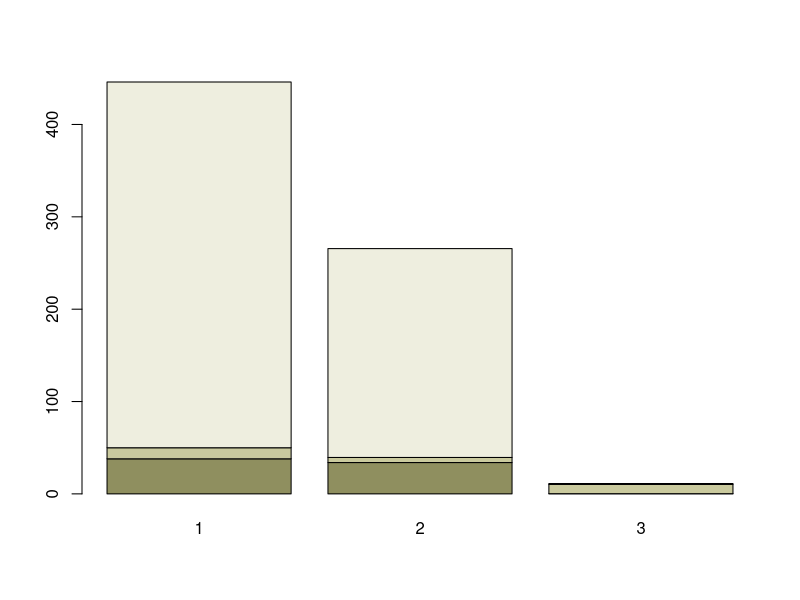
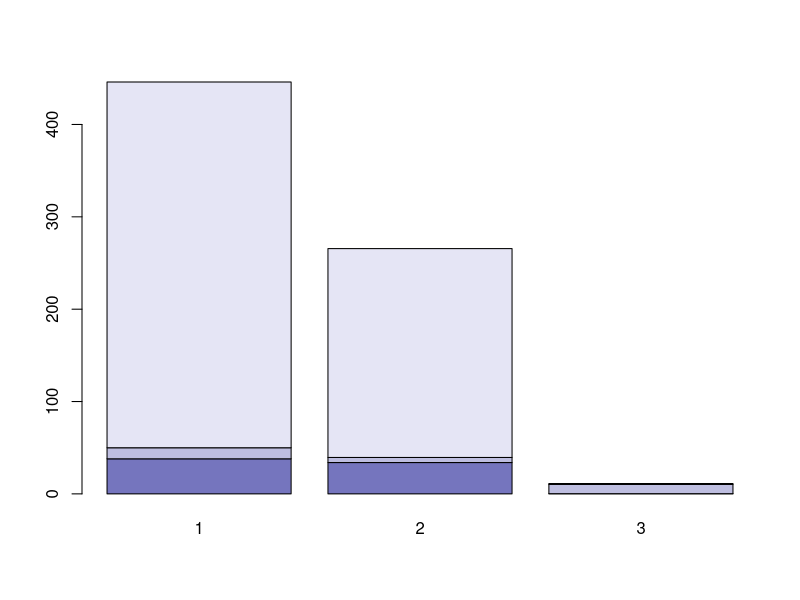
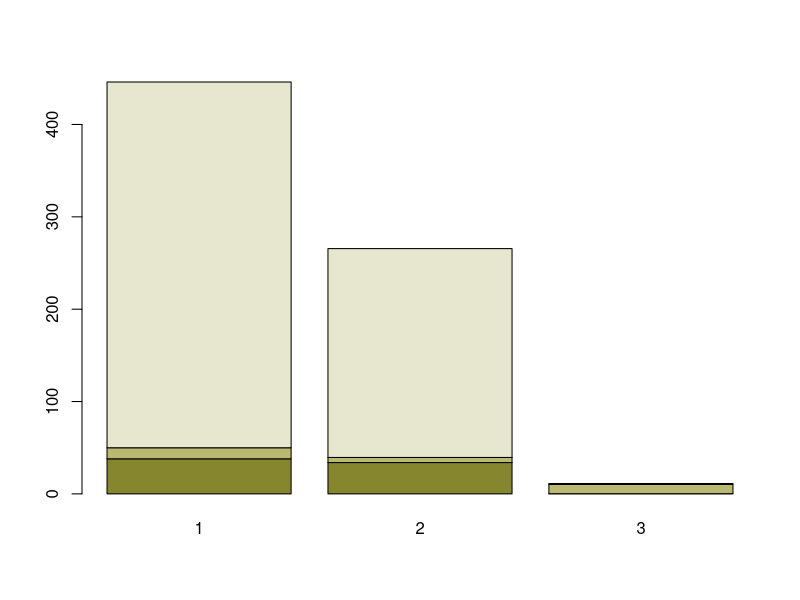
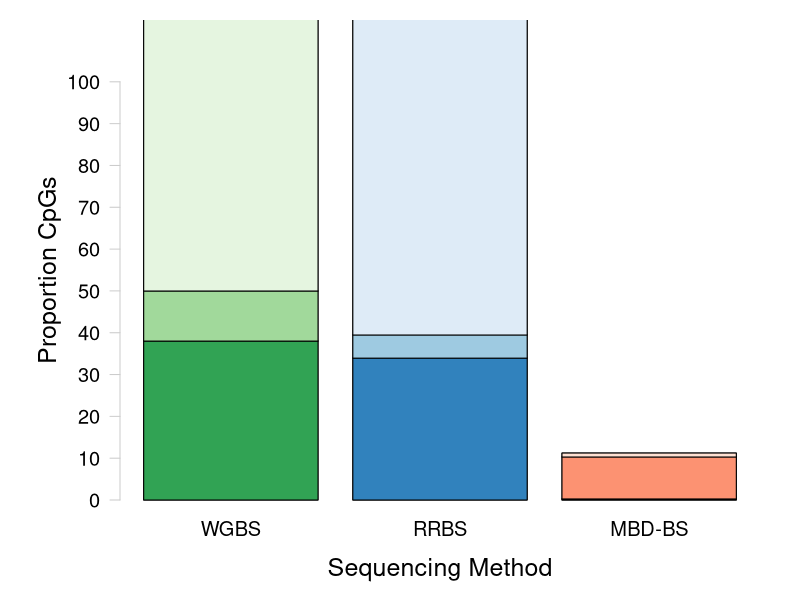
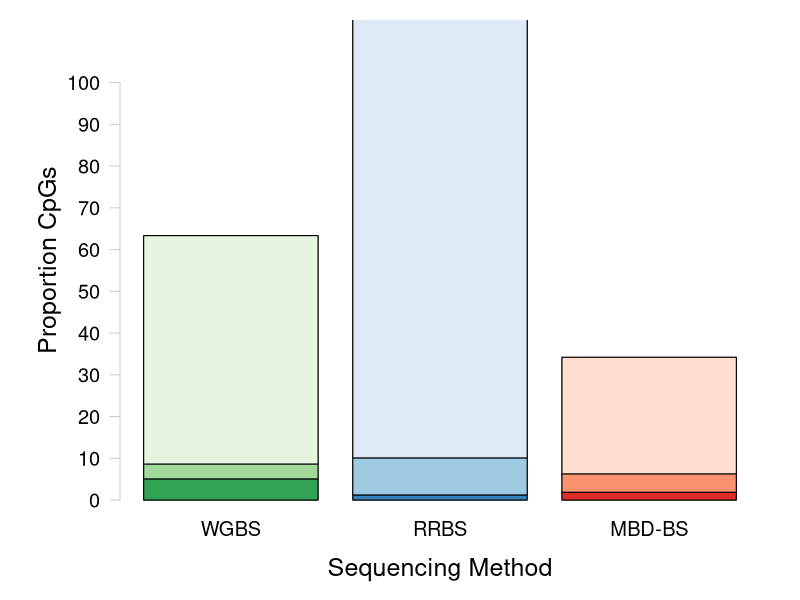
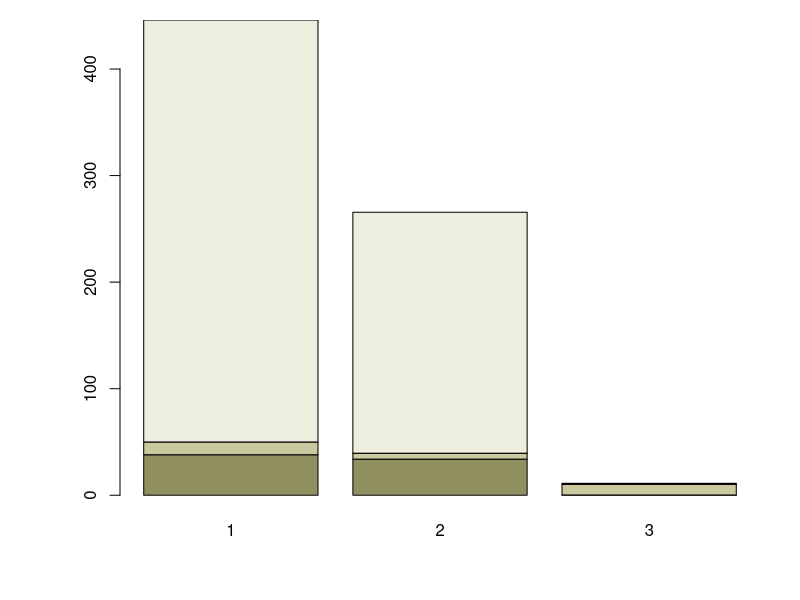
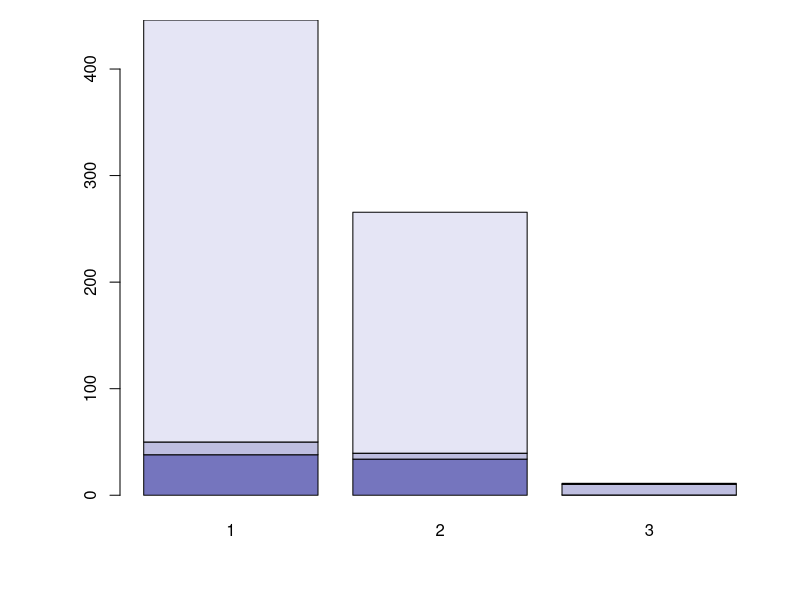
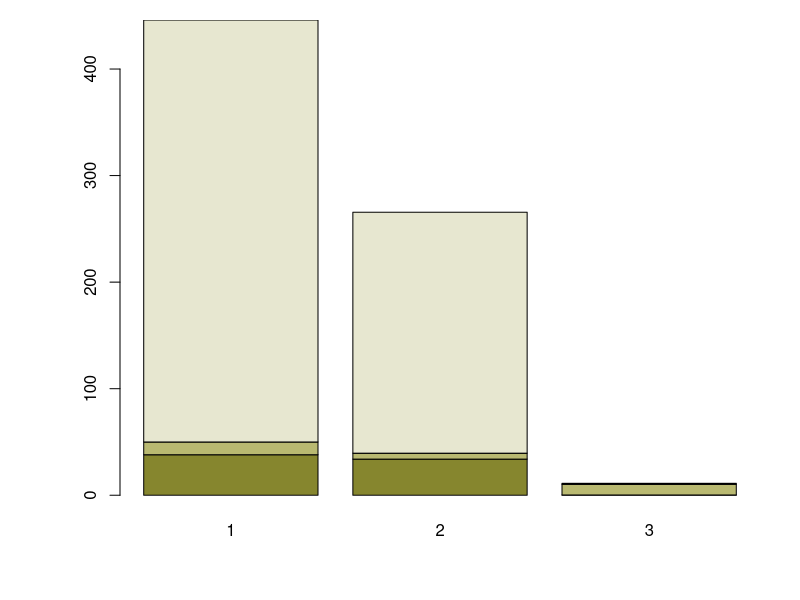

These figures' R source, in order:
## ---- chunk 1
knitr::opts_chunk$set(echo = TRUE)
## ---- chunk 2
#install.packages("RColorBrewer")
require(RColorBrewer) #Load RColorBrewer

#install.packages("dichromat")
require(dichromat)
## ---- chunk 3
sessionInfo()
## ---- chunk 4
McapAll <- read.table("../analyses/Characterizing-CpG-Methylation-5x-Union/Mcap/Mcap_union_5x-averages-counts.txt", header = FALSE, col.names = c("totalLines", "filename")) #Import file using space as a delimiter. Columns are the number of lines and the filename
McapAll <- McapAll[-4,] #Remove last row (total lines for all files)
tail(McapAll) #Confirm import
## ---- chunk 5
McapMeth <- read.table("../analyses/Characterizing-CpG-Methylation-5x-Union/Mcap/Mcap_union_5x-Meth-counts.txt", header = FALSE, col.names = c("Meth", "filename")) #Import file using space as a delimiter. Columns are the number of lines and the filename
McapMeth <- McapMeth[-4,] #Remove last row (total lines for all files)
tail(McapMeth) #Confirm import
## ---- chunk 6
McapSparseMeth <- read.table("../analyses/Characterizing-CpG-Methylation-5x-Union/Mcap/Mcap_union_5x-sparseMeth-counts.txt", header = FALSE, col.names = c("sparseMeth", "filename")) #Import file using space as a delimiter. Columns are the number of lines and the filename
McapSparseMeth <- McapSparseMeth[-4,] #Remove last row (total lines for all files)
tail(McapSparseMeth) #Confirm import
## ---- chunk 7
McapUnMeth <- read.table("../analyses/Characterizing-CpG-Methylation-5x-Union/Mcap/Mcap_union_5x-unMeth-counts.txt", header = FALSE, col.names = c("unMeth", "filename")) #Import file using space as a delimiter. Columns are the number of lines and the filename
McapUnMeth <- McapUnMeth[-4,] #Remove last row (total lines for all files)
tail(McapUnMeth) #Confirm import
## ---- chunk 8
McapCpGType <- cbind(McapAll, McapMeth, McapSparseMeth, McapUnMeth) #Mash tables together by column
McapCpGType <- McapCpGType[,-c(2,4,6,8)] #Remove filename columns
tail(McapCpGType) #Confirm table mashing
## ---- chunk 9
McapCpGType$percentMeth <- (McapCpGType$Meth / McapCpGType$totalLines) * 100 #Calculate percent methylated loci
McapCpGType$percentSparseMeth <- (McapCpGType$sparseMeth / McapCpGType$totalLines) * 100 #Calculate percent sparsely methylated loci
McapCpGType$percentUnMeth <- (McapCpGType$unMeth / McapCpGType$totalLines) * 100 #Calculate percent unmethylated loci
McapCpGType <- McapCpGType[,c(1, 2, 5, 3, 6, 4, 7)] #Reorganize columns
tail(McapCpGType) #Confirm calculations
## ---- chunk 10
write.table(McapCpGType, "../analyses/Characterizing-CpG-Methylation-5x-Union/Mcap/Mcap_union-CpG-Type.txt", sep = "\t", quote = FALSE, row.names = TRUE) #Save summary table
## ---- chunk 11
McapCpGTypePercents <- McapCpGType[,c(3,5,7)] #Keep only percent information
head(McapCpGTypePercents) #Confirm changes
## ---- chunk 12
McapCpGTypeWGRR <- chisq.test(data.frame(t(McapCpGType[c(1, 2),]))) #WGBS vs. RRBS
McapCpGTypeWGRR #The distribution of CpGs is not sginificantly different between WGBS and RRBS
## ---- chunk 13
McapCpGTypeWGMB <- chisq.test(data.frame(t(McapCpGType[c(1, 3),]))) #WGBS vs. MBD-BSSeq
McapCpGTypeWGMB #The distribution of CpGs is sginificantly different between WGBS and MBD-BSSeq
## ---- chunk 14
McapCpGTypeRRMB <- chisq.test(data.frame(t(McapCpGType[c(2, 3),]))) #RRBS vs. MBD-BSSeq
McapCpGTypeRRMB #The distribution of CpGs is not significantly different between RRBS vs. MBD-BSSeq
## ---- chunk 15
plotColors <- c(rev(RColorBrewer::brewer.pal(3, "Greens")), 
                rev(RColorBrewer::brewer.pal(3, "Blues")), 
                rev(RColorBrewer::brewer.pal(3, "Reds"))) #Create vector of WGBS, RRBS, and MBD colors
barplot(t(McapCpGTypePercents), col = dichromat(c(rev(RColorBrewer::brewer.pal(3, "Greens"))))) #Check greens
barplot(t(McapCpGTypePercents), col = dichromat(c(rev(RColorBrewer::brewer.pal(3, "Blues"))))) #Check blues
barplot(t(McapCpGTypePercents), col = dichromat(c(rev(RColorBrewer::brewer.pal(3, "Reds"))))) #Check reds
## ---- chunk 16
#pdf("../Output/Mcap_union-CpG-Type.pdf", height = 8.5, width = 11)
par(mar = c(3,5,1,1), oma = c(2, 1, 1, 1)) #Change figure boundaries

barplot(t(McapCpGTypePercents), 
        col= "white", 
        axes = FALSE, 
        names.arg = c("WGBS", "RRBS", "MBD-BS"), cex.names = 1.2,
        ylim = c(0, 110)) #Create base plot. Everything should be white. Do not plot axes. Include sequencing type as labels and set size. Set y-axis specs. 

for (i in 1:ncol(t(McapCpGTypePercents))){
    xx <- t(McapCpGTypePercents)
    xx[,-i] <- NA
    colnames(xx)[-i] <- NA
    barplot(xx, col = c(plotColors[(3*i)-2], plotColors[(3*i)-1], plotColors[(3*i)]), add = TRUE, axes = FALSE, names.arg = c("", "", "")) 
} #Make each bar in the stacked barplot a different color gradient. Create a new dataframe with data for the plot and ignore all additional columns and column names. Plot the single bar with the correct color from plotColors. Do not add axes and add blank names for each column.

axis(side = 2, at = seq(0, 100, by = 10), las = 2, col = "grey80", cex.axis = 1.2) #Add y-axis
mtext(side = 2, "Proportion CpGs", line = 3, cex = 1.5) #Add y-axis label
mtext(side = 1, "Sequencing Method", line = 3, cex = 1.5) #Add x-axis label

#segments(x0 = 1, y0 = 106, x1 = 3, y1 = 106, lwd = 1.5) #Add line connecting WGBS and MBD-BSSeq
#segments(x0 = 1, y0 = 106, x1 = 1, y1 = 103, lwd = 1.5) #Add left segment from connecting line to WGBS
#segments(x0 = 3, y0 = 106, x1 = 3, y1 = 103, lwd = 1.5) #Add right segment from connecting line to MBD
#text("p = 0.019", x = 2, y = 108, cex = 1.2) #Add p-value

#dev.off() #Turn off plotting device
## ---- chunk 17
PactAll <- read.table("../analyses/Characterizing-CpG-Methylation-5x-Union/Pact/Pact_union_5x-averages-counts.txt", header = FALSE, col.names = c("totalLines", "filename")) #Import file using space as a delimiter. Columns are the number of lines and the filename
PactAll <- PactAll[-4,] #Remove last row (total lines for all files)
tail(PactAll) #Confirm import
## ---- chunk 18
PactMeth <- read.table("../analyses/Characterizing-CpG-Methylation-5x-Union/Pact/Pact_union_5x-Meth-counts.txt", header = FALSE, col.names = c("Meth", "filename")) #Import file using space as a delimiter. Columns are the number of lines and the filename
PactMeth <- PactMeth[-4,] #Remove last row (total lines for all files)
tail(PactMeth) #Confirm import
## ---- chunk 19
PactSparseMeth <- read.table("../analyses/Characterizing-CpG-Methylation-5x-Union/Pact/Pact_union_5x-sparseMeth-counts.txt", header = FALSE, col.names = c("sparseMeth", "filename")) #Import file using space as a delimiter. Columns are the number of lines and the filename
PactSparseMeth <- PactSparseMeth[-4,] #Remove last row (total lines for all files)
tail(PactSparseMeth) #Confirm import
## ---- chunk 20
PactUnMeth <- read.table("../analyses/Characterizing-CpG-Methylation-5x-Union/Pact/Pact_union_5x-unMeth-counts.txt", header = FALSE, col.names = c("unMeth", "filename")) #Import file using space as a delimiter. Columns are the number of lines and the filename
PactUnMeth <- PactUnMeth[-4,] #Remove last row (total lines for all files)
tail(PactUnMeth) #Confirm import
## ---- chunk 21
PactCpGType <- cbind(PactAll, PactMeth, PactSparseMeth, PactUnMeth) #Mash tables together by column
PactCpGType <- PactCpGType[,-c(2,4,6,8)] #Remove filename columns
tail(PactCpGType) #Confirm table mashing
## ---- chunk 22
PactCpGType$percentMeth <- (PactCpGType$Meth / PactCpGType$totalLines) * 100 #Calculate percent methylated loci
PactCpGType$percentSparseMeth <- (PactCpGType$sparseMeth / PactCpGType$totalLines) * 100 #Calculate percent sparsely methylated loci
PactCpGType$percentUnMeth <- (PactCpGType$unMeth / PactCpGType$totalLines) * 100 #Calculate percent unmethylated loci
PactCpGType <- PactCpGType[,c(1, 2, 5, 3, 6, 4, 7)] #Reorganize columns
tail(PactCpGType) #Confirm calculations
## ---- chunk 23
write.table(PactCpGType, "../analyses/Characterizing-CpG-Methylation-5x-Union/Pact/Pact_union_5x-CpG-Type.txt", sep = "\t", quote = FALSE, row.names = TRUE) #Save summary table
## ---- chunk 24
PactCpGTypePercents <- PactCpGType[,c(3,5,7)] #Keep only percent information
head(PactCpGTypePercents) #Confirm changes
## ---- chunk 25
PactCpGTypeWGRR <- chisq.test(data.frame(t(PactCpGType[c(1, 2),]))) #WGBS vs. RRBS
PactCpGTypeWGRR #The distribution of CpGs is not sginificantly different between WGBS and RRBS
## ---- chunk 26
PactCpGTypeWGMB <- chisq.test(data.frame(t(PactCpGType[c(1, 3),]))) #WGBS vs. MBD-BSSeq
PactCpGTypeWGMB #The distribution of CpGs is sginificantly different between WGBS and MBD-BSSeq
## ---- chunk 27
PactCpGTypeRRMB <- chisq.test(data.frame(t(PactCpGType[c(2, 3),]))) #RRBS vs. MBD-BSSeq
PactCpGTypeRRMB #The distribution of CpGs is sginificantly different between RRBS vs. MBD-BSSeq
## ---- chunk 28
#pdf("../Output/Pact-CpG-Type.pdf", height = 8.5, width = 11)
par(mar = c(3,5,0,1), oma = c(2, 1, 1, 1)) #Change figure boundaries

barplot(t(PactCpGTypePercents), 
        col= "white", 
        axes = FALSE, 
        names.arg = c("WGBS", "RRBS", "MBD-BS"), cex.names = 1.2,
        ylim = c(0, 115)) #Create base plot. Everything should be white. Do not plot axes. Include sequencing type as labels and set size. Set y-axis specs. 

for (i in 1:ncol(t(PactCpGTypePercents))){
    xx <- t(PactCpGTypePercents)
    xx[,-i] <- NA
    colnames(xx)[-i] <- NA
    barplot(xx, col = c(plotColors[(3*i)-2], plotColors[(3*i)-1], plotColors[(3*i)]), add = TRUE, axes = FALSE, names.arg = c("", "", "")) 
} #Make each bar in the stacked barplot a different color gradient. Create a new dataframe with data for the plot and ignore all additional columns and column names. Plot the single bar with the correct color from plotColors. Do not add axes and add blank names for each column.

axis(side = 2, at = seq(0, 100, by = 10), las = 2, col = "grey80", cex.axis = 1.2) #Add y-axis
mtext(side = 2, "Proportion CpGs", line = 3, cex = 1.5) #Add y-axis label
mtext(side = 1, "Sequencing Method", line = 3, cex = 1.5) #Add x-axis label

#egments(x0 = 2, y0 = 106, x1 = 3, y1 = 106, lwd = 1.5) #Add line connecting RRBS and MBD-BSSeq
#segments(x0 = 2, y0 = 106, x1 = 2, y1 = 103, lwd = 1.5) #Add left segment from connecting line to RRBS
#segments(x0 = 3, y0 = 106, x1 = 3, y1 = 103, lwd = 1.5) #Add right segment from connecting line to MBD-BSSeq
#text("p = 0.016", x = 2.5, y = 108, cex = 1.2) #Add p-value

#segments(x0 = 1, y0 = 111, x1 = 3, y1 = 111, lwd = 1.5) #Add line connecting WGBS and MBD-BSSeq
#segments(x0 = 1, y0 = 111, x1 = 1, y1 = 108, lwd = 1.5) #Add left segment from connecting line to WGBS
#segments(x0 = 3, y0 = 111, x1 = 3, y1 = 108, lwd = 1.5) #Add right segment from connecting line to MBD-BSSeq
#text("p = 0.006", x = 2, y = 113, cex = 1.2) #Add p-value

#dev.off() #Turn off plotting device
## ---- chunk 29
WGBSCpGType <- chisq.test(cbind(t(McapCpGType)[,1], t(PactCpGType)[,1]))
WGBSCpGType #The distribution of CpGs for WGBS is not significantly different between species
## ---- chunk 30
RRBSCpGType <- chisq.test(cbind(t(McapCpGType)[,2], t(PactCpGType)[,2]))
RRBSCpGType #The distribution of CpGs for RRBS is significantly different between species
## ---- chunk 31
MBDCpGType <- chisq.test(cbind(t(McapCpGType)[,3], t(PactCpGType)[,3]))
MBDCpGType #The distribution of CpGs for MBD-BS is not significantly different between species
## ---- chunk 32
McapGenomeFeatures <- read.table("../analyses/Characterizing-CpG-Methylation-5x/Mcap/Mcap-CGMotif-Overlaps-counts.txt", header = FALSE, col.names = c("counts", "filename")) #Import file with CG motif and feature track overlaps
McapGenomeFeatures <- McapGenomeFeatures[-6,] #Remove final row
tail(McapGenomeFeatures) #Check import
## ---- chunk 33
McapGeneOverlaps <- read.table("../analyses/Characterizing-CpG-Methylation-5x-Union/Mcap/Mcap_union_5x-mcGenes-counts.txt", header = FALSE, col.names = c("counts", "filename")) #Import file with all file-gene overlaps
McapGeneOverlaps <- McapGeneOverlaps[-13,] #Remove final row
tail(McapGeneOverlaps) #Confirm import
## ---- chunk 34
McapCDSOverlaps <- read.table("../analyses/Characterizing-CpG-Methylation-5x-Union/Mcap/Mcap_union_5x-mcCDS-counts.txt", header = FALSE, col.names = c("counts", "filename")) #Import file with all file-CDS overlaps
McapCDSOverlaps <- McapCDSOverlaps[-13,] #Remove final row
tail(McapCDSOverlaps) #Confirm import
## ---- chunk 35
McapIntronsOverlaps <- read.table("../analyses/Characterizing-CpG-Methylation-5x-Union/Mcap/Mcap_union_5x-mcIntrons-counts.txt", header = FALSE, col.names = c("counts", "filename")) #Import file with all file-Introns overlaps
McapIntronsOverlaps <- McapIntronsOverlaps[-13,] #Remove final row
tail(McapIntronsOverlaps) #Confirm import
## ---- chunk 36
McapFlanksOverlaps <- read.table("../analyses/Characterizing-CpG-Methylation-5x-Union/Mcap/Mcap_union_5x-mcFlanks-counts.txt", header = FALSE, col.names = c("counts", "filename")) #Import file with all file-Introns overlaps
McapFlanksOverlaps <- McapFlanksOverlaps[-13,] #Remove final row
tail(McapFlanksOverlaps) #Confirm import
## ---- chunk 37
McapIntergenicOverlaps <- read.table("../analyses/Characterizing-CpG-Methylation-5x-Union/Mcap/Mcap_union_5x-mcIntergenic-counts.txt", header = FALSE, col.names = c("counts", "filename")) #Import file with all file-Intergenic overlaps
McapIntergenicOverlaps <- McapIntergenicOverlaps[-13,] #Remove final row
tail(McapIntergenicOverlaps) #Confirm import
## ---- chunk 38
McapFeatureOverlaps <- data.frame("allCpGs" = rep(0, times = 5),
                                  "MBDBSMeth" = rep(0, times = 5),
                                  "MBDBSsparseMeth" = rep(0, times = 5),
                                  "MBDBSunMeth" = rep(0, times = 5),
                                  "MBDBS" = rep(0, times = 5),
                                  "RRBSMeth" = rep(0, times = 5),
                                  "RRBSsparseMeth" = rep(0, times = 5),
                                  "RRBSunMeth" = rep(0, times = 5),
                                  "RRBS" = rep(0, times = 5),
                                  "WGBSMeth" = rep(0, times = 5),
                                  "WGBSsparseMeth" = rep(0, times = 5),
                                  "WGBSunMeth" = rep(0, times = 5),                                  
                                  "WGBS" = rep(0, times = 5)) #Create blank dataframe with information for various CpG categories and methylation status. Match columns to the order of columns in the overlap count files
row.names(McapFeatureOverlaps) <- c("Genes", "CDS", "Introns", "Flanks", "Intergenic") #Assign row names
head(McapFeatureOverlaps) #Confirm changes
## ---- chunk 39
McapFeatureOverlaps$allCpGs <- c(McapGenomeFeatures$counts[3],
                                 McapGenomeFeatures$counts[1],
                                 McapGenomeFeatures$counts[5],
                                 McapGenomeFeatures$counts[2],
                                 McapGenomeFeatures$counts[4]) #Assign information for CG motif overlaps with genome features. Use 0 for totalLines
head(McapFeatureOverlaps) #Confirm modification
## ---- chunk 40
for (i in 1:length(McapGeneOverlaps$counts)) {
  McapFeatureOverlaps[1,i+1] <- McapGeneOverlaps[i,1]
  McapFeatureOverlaps[2,i+1] <- McapCDSOverlaps[i,1]
  McapFeatureOverlaps[3,i+1] <- McapIntronsOverlaps[i,1]
  McapFeatureOverlaps[4,i+1] <- McapFlanksOverlaps[i,1]
  McapFeatureOverlaps[5,i+1] <- McapIntergenicOverlaps[i,1]
} #For each table with feature overlap information, paste the contents of the count column in the assigned row
head(McapFeatureOverlaps) #Check summary table
## ---- chunk 41
write.table(McapFeatureOverlaps, "../analyses/Characterizing-CpG-Methylation-5x-Union/Mcap/Mcap_union-Genomic-Location-Counts.txt", sep = "\t", quote = FALSE, row.names = TRUE) #Save file
## ---- chunk 42
McapFeatureOverlapsPercents <- McapFeatureOverlaps[-1,] #Duplicate dataframe but remove gene row
for (i in 1:length(McapFeatureOverlaps)) {
  McapFeatureOverlapsPercents[,i] <- (McapFeatureOverlapsPercents[,i] / (sum(McapFeatureOverlapsPercents[,i]))) * 100
} #Divide every entry by sum of the column and multiply by 100 to get percentages. Do not include gene information
head(McapFeatureOverlapsPercents) #Check calculations
## ---- chunk 43
write.table(McapFeatureOverlapsPercents, "../analyses/Characterizing-CpG-Methylation-5x-Union/Mcap/Mcap_union-Genomic-Location-Percents.txt", sep = "\t", quote = FALSE, row.names = TRUE) #Save file
## ---- chunk 44
McapFeatureAllWG <- chisq.test(McapFeatureOverlaps[,c(1,13)]) #All CpGs vs. WGBS
McapFeatureAllWG #The distribution of CpGs in genome features is not significantly different between all CpGs and WGBS
## ---- chunk 45
McapFeatureAllRR <- chisq.test(McapFeatureOverlaps[,c(1,9)]) #All CpGs vs. RRBS
McapFeatureAllRR #The distribution of CpGs in genome features is not significantly different between all CpGs and RRBS
## ---- chunk 46
McapFeatureAllMB <- chisq.test(McapFeatureOverlaps[,c(1,5)]) #All CpGs vs. MBDBS
McapFeatureAllMB #The distribution of CpGs in genome features is not significantly different between all CpGs and WGBS
## ---- chunk 47
McapFeatureWGRR <- chisq.test(McapFeatureOverlaps[,c(13, 9)]) #WGBS vs. RRBS
McapFeatureWGRR #The distribution of CpGs is not sginificantly different between WGBS and RRBS
## ---- chunk 48
McapFeatureWGMB <- chisq.test(McapFeatureOverlaps[,c(13, 5),]) #WGBS vs. MBD-BSSeq
McapFeatureWGMB #The distribution of CpGs is sginificantly different between WGBS and MBD-BSSeq
## ---- chunk 49
McapFeatureRRMB <- chisq.test(McapFeatureOverlaps[,c(9, 5)]) #RRBS vs. MBD-BSSeq
McapFeatureRRMB #The distribution of CpGs is not significantly different between RRBS vs. MBD-BSSeq
## ---- chunk 50
plotColors2 <- c("grey20", "grey40", "grey60", "grey80", 
                rev(RColorBrewer::brewer.pal(4, "Greens")), 
                rev(RColorBrewer::brewer.pal(4, "Blues")), 
                rev(RColorBrewer::brewer.pal(4, "Reds"))) #Create vector of all, WGBS, RRBS, and MBD colors
barplot(t(McapCpGTypePercents), col = dichromat(c(rev(RColorBrewer::brewer.pal(3, "Greens"))))) #Check greens
barplot(t(McapCpGTypePercents), col = dichromat(c(rev(RColorBrewer::brewer.pal(3, "Blues"))))) #Check blues
barplot(t(McapCpGTypePercents), col = dichromat(c(rev(RColorBrewer::brewer.pal(3, "Reds"))))) #Check reds
## ---- chunk 51
#pdf("../Output/Mcap-CpG-Features.pdf", height = 8.5, width = 11)
par(mar = c(3,5,0,1), oma = c(2, 1, 1, 1)) #Change figure boundaries

barplot(t(t(McapFeatureOverlapsPercents[,c(1,13,9,5)])), 
        col= "white", 
        axes = FALSE, 
        names.arg = c("All", "WGBS", "RRBS", "MBD-BS"), cex.names = 1.2,
        ylim = c(0, 115)) #Create base plot. Everything should be white. Do not plot axes. Include sequencing type as labels and set size. Set y-axis specs. 

for (i in 1:4) {
    xx <- t(t(McapFeatureOverlapsPercents[,c(1,13,9,5)]))
    xx[,-i] <- NA
    colnames(xx)[-i] <- NA
    barplot(xx, col = c(plotColors2[(4*i)-3], plotColors2[(4*i)-2], plotColors2[(4*i)-1], plotColors2[(4*i)]), add = TRUE, axes = FALSE, names.arg = c("", "", "", "")) 
} #Make each bar in the stacked barplot a different color gradient. Create a new dataframe with data for the plot and ignore all additional columns and column names. Plot the single bar with the correct color from plotColors. Do not add axes and add blank names for each column.

axis(side = 2, at = seq(0, 100, by = 10), las = 2, col = "grey80", cex.axis = 1.2) #Add y-axis
mtext(side = 2, "Proportion CpGs", line = 3, cex = 1.5) #Add y-axis label
mtext(side = 1, "Sequencing Method", line = 3, cex = 1.5) #Add x-axis label

#dev.off() #Turn off plotting device
## ---- chunk 52
#pdf("../Output/Mcap-CpG-Features-MethStatus.pdf", height = 8.5, width = 11)
par(mar = c(1,5,0,1), oma = c(4, 1, 1, 1), mfcol = c(3,1)) #Change figure boundaries

#Methylated CpGs

barplot(t(t(McapFeatureOverlapsPercents[,c(10,6,2)])), 
        col= "white", 
        axes = FALSE, 
        names.arg = c("", "", ""),
        ylim = c(0, 115)) #Create base plot. Everything should be white. Do not plot axes. Set y-axis specs.

for (i in 2:4) {
    xx <- t(t(McapFeatureOverlapsPercents[,c(10,6,2)]))
    xx[,-(i-1)] <- NA
    colnames(xx)[-(i-1)] <- NA
    barplot(xx, col = c(plotColors2[(4*i)-3], plotColors2[(4*i)-2], plotColors2[(4*i)-1], plotColors2[(4*i)]), add = TRUE, axes = FALSE, names.arg = c("", "", "")) 
} #Make each bar in the stacked barplot a different color gradient. Create a new dataframe with data for the plot and ignore all additional columns and column names. Plot the single bar with the correct color from plotColors. Do not add axes and add blank names for each column.

axis(side = 2, at = seq(0, 100, by = 10), las = 2, col = "grey80", cex.axis = 1.2) #Add y-axis
mtext(side = 2, "% Methylated", line = 3, cex = 1.5) #Add y-axis label

#Sparsely methylated CpGs

barplot(t(t(McapFeatureOverlapsPercents[,c(11,7,3)])), 
        col= "white", 
        axes = FALSE, 
        names.arg = c("", "", ""),
        ylim = c(0, 115)) #Create base plot. Everything should be white. Do not plot axes. Include sequencing type as labels and set size. Set y-axis specs.

for (i in 2:4) {
    xx <- t(t(McapFeatureOverlapsPercents[,c(11,7,3)]))
    xx[,-(i-1)] <- NA
    colnames(xx)[-(i-1)] <- NA
    barplot(xx, col = c(plotColors2[(4*i)-3], plotColors2[(4*i)-2], plotColors2[(4*i)-1], plotColors2[(4*i)]), add = TRUE, axes = FALSE, names.arg = c("", "", "")) 
} #Make each bar in the stacked barplot a different color gradient. Create a new dataframe with data for the plot and ignore all additional columns and column names. Plot the single bar with the correct color from plotColors. Do not add axes and add blank names for each column.

axis(side = 2, at = seq(0, 100, by = 10), las = 2, col = "grey80", cex.axis = 1.2) #Add y-axis
mtext(side = 2, "% Sparsely Methylated", line = 3, cex = 1.5) #Add y-axis label

#Unmethylated CpGs

barplot(t(t(McapFeatureOverlapsPercents[,c(12,8,4)])), 
        col= "white", 
        axes = FALSE, 
        names.arg = c("WGBS", "RRBS", "MBD-BS"), cex.names = 2,
        ylim = c(0, 115)) #Create base plot. Everything should be white. Do not plot axes. Include sequencing type as labels and set size. Set y-axis specs.

for (i in 2:4) {
    xx <- t(t(McapFeatureOverlapsPercents[,c(12,8,4)]))
    xx[,-(i-1)] <- NA
    colnames(xx)[-(i-1)] <- NA
    barplot(xx, col = c(plotColors2[(4*i)-3], plotColors2[(4*i)-2], plotColors2[(4*i)-1], plotColors2[(4*i)]), add = TRUE, axes = FALSE, names.arg = c("", "", "")) 
} #Make each bar in the stacked barplot a different color gradient. Create a new dataframe with data for the plot and ignore all additional columns and column names. Plot the single bar with the correct color from plotColors. Do not add axes and add blank names for each column.

axis(side = 2, at = seq(0, 100, by = 10), las = 2, col = "grey80", cex.axis = 1.2) #Add y-axis
mtext(side = 2, "% Unmethylated", line = 3, cex = 1.5) #Add y-axis label

#dev.off() #Turn off plotting device
